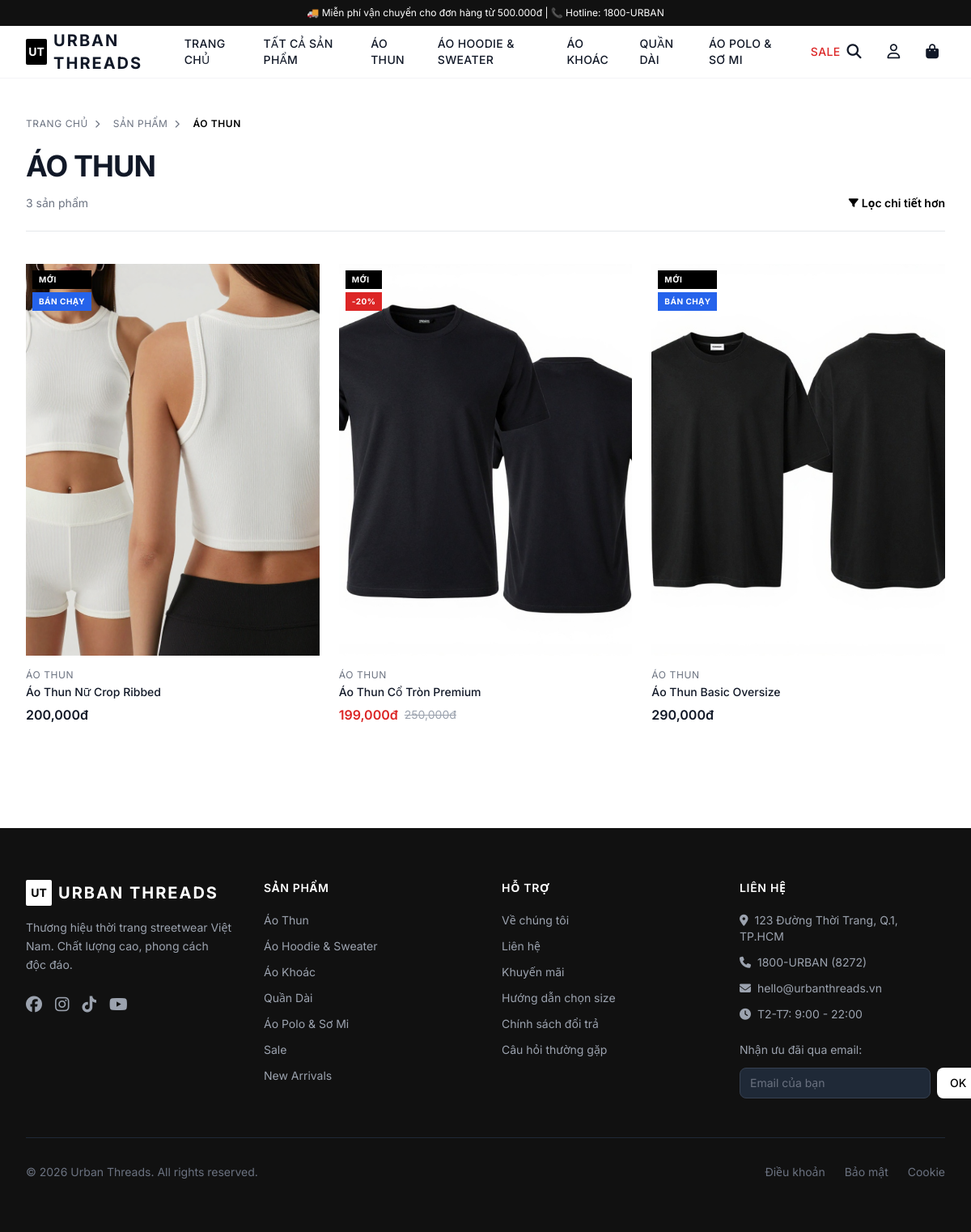
The app's page /products/category/ao-thun/ with its own data.
### products/models.py (models this page shows, shortened)
class Category(models.Model):
    name = models.CharField(max_length=100, verbose_name="Tên danh mục")
    slug = models.SlugField(unique=True, blank=True)
    description = models.TextField(blank=True, verbose_name="Mô tả")
    image = models.ImageField(upload_to='categories/', blank=True, null=True, verbose_name="Ảnh danh mục")
    parent = models.ForeignKey('self', on_delete=models.SET_NULL, null=True, blank=True,
                               related_name='children', verbose_name="Danh mục cha")
    is_active = models.BooleanField(default=True, verbose_name="Hiển thị")
    order = models.IntegerField(default=0, verbose_name="Thứ tự")
    created_at = models.DateTimeField(auto_now_add=True)
    class Meta:
        verbose_name = 'Danh mục'
        verbose_name_plural = 'Danh mục'
        ordering = ['order', 'name']
    def get_absolute_url(self):
        return reverse('category_detail', kwargs={'slug': self.slug})

class Product(models.Model):
    GENDER_CHOICES = [
        ('male', 'Nam'),
        ('female', 'Nữ'),
        ('unisex', 'Unisex'),
    ]
    id = models.UUIDField(primary_key=True, default=uuid.uuid4, editable=False)
    name = models.CharField(max_length=200, verbose_name="Tên sản phẩm")
    slug = models.SlugField(unique=True, blank=True, max_length=250)
    category = models.ForeignKey(Category, on_delete=models.SET_NULL, null=True,
                                 related_name='products', verbose_name="Danh mục")
    description = models.TextField(verbose_name="Mô tả")
    material = models.CharField(max_length=200, blank=True, verbose_name="Chất liệu")
    care_instructions = models.TextField(blank=True, verbose_name="Hướng dẫn bảo quản")
    gender = models.CharField(max_length=10, choices=GENDER_CHOICES, default='unisex', verbose_name="Giới tính")
    base_price = models.DecimalField(max_digits=12, decimal_places=0, verbose_name="Giá gốc (VND)")
    sale_price = models.DecimalField(max_digits=12, decimal_places=0, null=True, blank=True, verbose_name="Giá sale (VND)")
    is_active = models.BooleanField(default=True, verbose_name="Hiển thị")
    is_featured = models.BooleanField(default=False, verbose_name="Nổi bật")
    is_new_arrival = models.BooleanField(default=False, verbose_name="Hàng mới về")
    is_best_seller = models.BooleanField(default=False, verbose_name="Bán chạy")
    total_sold = models.IntegerField(default=0, verbose_name="Tổng đã bán")
    created_at = models.DateTimeField(auto_now_add=True)
    updated_at = models.DateTimeField(auto_now=True)
    class Meta:
        verbose_name = 'Sản phẩm'
        verbose_name_plural = 'Sản phẩm'
        ordering = ['-created_at']
    def get_absolute_url(self):
        return reverse('product_detail', kwargs={'slug': self.slug})
    @property
    def discount_percent(self):
        if self.sale_price and self.base_price > self.sale_price:
            return int(((self.base_price - self.sale_price) / self.base_price) * 100)
        return 0
    @property
    def is_on_sale(self):
        return bool(self.sale_price and self.sale_price < self.base_price)
    @property
    def main_image(self):
        return self.images.filter(is_main=True).first() or self.images.first()

class ProductImage(models.Model):
    product = models.ForeignKey(Product, on_delete=models.CASCADE, related_name='images', verbose_name="Sản phẩm")
    image = models.ImageField(upload_to='products/', verbose_name="Ảnh")
    alt_text = models.CharField(max_length=200, blank=True, verbose_name="Alt text")
    is_main = models.BooleanField(default=False, verbose_name="Ảnh chính")
    color = models.ForeignKey(Color, on_delete=models.SET_NULL, null=True, blank=True, verbose_name="Màu sắc")
    order = models.IntegerField(default=0)
    class Meta:
        verbose_name = 'Ảnh sản phẩm'
        verbose_name_plural = 'Ảnh sản phẩm'
        ordering = ['-is_main', 'order']

### products/views.py (the view)
# urls.py: path('category/<slug:slug>/', views.category_detail, name='category_detail'),
def category_detail(request, slug):
    category = get_object_or_404(Category, slug=slug, is_active=True)
    products = Product.objects.filter(category=category, is_active=True).prefetch_related('images', 'variants')
    paginator = Paginator(products, 12)
    page = request.GET.get('page', 1)
    products_page = paginator.get_page(page)
    return render(request, 'products/category_detail.html', {'category': category, 'products': products_page})

### templates/products/category_detail.html (shortened to what this page needs)
{% extends 'base.html' %}
{% block content %}
<div class="max-w-7xl mx-auto px-4 sm:px-6 lg:px-8 py-8 lg:py-12">
    <nav class="text-xs text-gray-500 uppercase tracking-wider mb-6">
        <ol class="list-none p-0 inline-flex gap-2">
            <li class="flex items-center">
                <a href="{% url 'home' %}" class="hover:text-black">Trang chủ</a>
                <i class="fas fa-chevron-right text-[10px] mx-2"></i>
            </li>
            <li class="flex items-center">
                <a href="{% url 'product_list' %}" class="hover:text-black">Sản phẩm</a>
                <i class="fas fa-chevron-right text-[10px] mx-2"></i>
            </li>
            <li class="text-black font-semibold">{{ category.name }}</li>
        </ol>
    </nav>
    <div class="mb-10 pb-6 border-b border-gray-200">
        <h1 class="text-3xl md:text-4xl font-bold uppercase tracking-tight mb-2">{{ category.name }}</h1>
        <div class="flex justify-between items-center mt-4">
            <span class="text-sm text-gray-500">{{ products.paginator.count }} sản phẩm</span>
            <a href="{% url 'product_list' %}?category={{ category.slug }}" class="text-sm font-semibold text-black hover:underline flex items-center gap-1">
                <i class="fas fa-filter text-xs"></i> Lọc chi tiết hơn
            </a>
        </div>
    </div>
    <div class="grid grid-cols-2 md:grid-cols-3 xl:grid-cols-4 gap-4 sm:gap-6">
        {% for product in products %}
            {% include 'products/includes/product_card.html' with product=product %}
        {% endfor %}
    </div>
</div>
{% endblock %}

### templates/base.html (shortened to what this page needs)
{% load static %}
<!DOCTYPE html>
<html lang="vi" class="scroll-smooth">
<head>
    <script src="https://cdn.tailwindcss.com"></script>
    <link rel="stylesheet" href="https://cdnjs.cloudflare.com/ajax/libs/font-awesome/6.5.0/css/all.min.css">
</head>
<body class="bg-white text-gray-900 font-sans" x-data="{ cartOpen: false, mobileMenuOpen: false, searchOpen: false }">
    <header class="sticky top-0 z-50 bg-white sticky-header" id="main-header">
        <div class="bg-brand text-white text-xs text-center py-2 px-4">
            <p>🚚 Miễn phí vận chuyển cho đơn hàng từ 500.000đ | 📞 Hotline: 1800-URBAN</p>
        </div>
        <nav class="border-b border-gray-100">
            <div class="max-w-7xl mx-auto px-4 sm:px-6 lg:px-8">
                <div class="flex items-center justify-between h-16">
                    <a href="{% url 'home' %}" class="flex items-center gap-2">
                        <div class="w-8 h-8 bg-black rounded-sm flex items-center justify-center">
                            <span class="text-white font-bold text-sm">UT</span>
                        </div>
                        <span class="text-xl font-bold tracking-widest uppercase">Urban Threads</span>
                    </a>
                    <div class="hidden lg:flex items-center gap-8">
                        <a href="{% url 'home' %}" class="nav-link text-sm font-medium uppercase tracking-wide hover:text-accent">Trang chủ</a>
                        <a href="{% url 'product_list' %}" class="nav-link text-sm font-medium uppercase tracking-wide hover:text-accent">Tất cả sản phẩm</a>
                        {% for cat in main_categories %}
                        <a href="{{ cat.get_absolute_url }}" class="nav-link text-sm font-medium uppercase tracking-wide hover:text-accent">{{ cat.name }}</a>
                        {% endfor %}
                        <a href="{% url 'product_list' %}?on_sale=1" class="nav-link text-sm font-medium uppercase tracking-wide text-red-600 hover:text-red-800">SALE</a>
                    </div>
                    <div class="flex items-center gap-4">
                        <button @click="searchOpen = !searchOpen" class="p-2 hover:text-accent transition-colors">
                            <i class="fas fa-search text-lg"></i>
                        </button>
                        <div class="relative" x-data="{ open: false }">
                            <button @click="open = !open" class="p-2 hover:text-accent transition-colors">
                                <i class="far fa-user text-lg"></i>
                            </button>
                        </div>
                        <button @click="cartOpen = true" class="relative p-2 hover:text-accent transition-colors">
                            <i class="fas fa-shopping-bag text-lg"></i>
                        </button>
                    </div>
                </div>
            </div>
        </nav>
    </header>
    <main>
        {% block content %}{% endblock %}
    </main>
    <footer class="bg-brand text-white mt-20">
        <div class="max-w-7xl mx-auto px-4 sm:px-6 lg:px-8 py-16">
            <div class="grid grid-cols-1 md:grid-cols-2 lg:grid-cols-4 gap-10">
                <div>
                    <div class="flex items-center gap-2 mb-4">
                        <div class="w-8 h-8 bg-white rounded-sm flex items-center justify-center">
                            <span class="text-black font-bold text-sm">UT</span>
                        </div>
                        <span class="text-xl font-bold tracking-widest uppercase">Urban Threads</span>
                    </div>
                    <p class="text-gray-400 text-sm leading-relaxed">
                        Thương hiệu thời trang streetwear Việt Nam. Chất lượng cao, phong cách độc đáo.
                    </p>
                    <div class="flex gap-4 mt-6">
                        <a href="#" class="text-gray-400 hover:text-white transition"><i class="fab fa-facebook text-xl"></i></a>
                        <a href="#" class="text-gray-400 hover:text-white transition"><i class="fab fa-instagram text-xl"></i></a>
                        <a href="#" class="text-gray-400 hover:text-white transition"><i class="fab fa-tiktok text-xl"></i></a>
                        <a href="#" class="text-gray-400 hover:text-white transition"><i class="fab fa-youtube text-xl"></i></a>
                    </div>
                </div>
                <div>
                    <h4 class="font-semibold uppercase tracking-wider mb-5 text-sm">Sản phẩm</h4>
                    <ul class="space-y-3 text-sm text-gray-400">
                        {% for cat in main_categories %}
                        <li><a href="{{ cat.get_absolute_url }}" class="hover:text-white transition">{{ cat.name }}</a></li>
                        {% endfor %}
                        <li><a href="{% url 'product_list' %}?on_sale=1" class="hover:text-white transition">Sale</a></li>
                        <li><a href="{% url 'product_list' %}?is_new=1" class="hover:text-white transition">New Arrivals</a></li>
                    </ul>
                </div>
                <div>
                    <h4 class="font-semibold uppercase tracking-wider mb-5 text-sm">Hỗ trợ</h4>
                    <ul class="space-y-3 text-sm text-gray-400">
                        <li><a href="{% url 'about' %}" class="hover:text-white transition">Về chúng tôi</a></li>
                        <li><a href="{% url 'contact' %}" class="hover:text-white transition">Liên hệ</a></li>
                        <li><a href="{% url 'promotions' %}" class="hover:text-white transition">Khuyến mãi</a></li>
                        <li><a href="#" class="hover:text-white transition">Hướng dẫn chọn size</a></li>
                        <li><a href="#" class="hover:text-white transition">Chính sách đổi trả</a></li>
                        <li><a href="#" class="hover:text-white transition">Câu hỏi thường gặp</a></li>
                    </ul>
                </div>
                <div>
                    <h4 class="font-semibold uppercase tracking-wider mb-5 text-sm">Liên hệ</h4>
                    <ul class="space-y-3 text-sm text-gray-400">
                        <li><i class="fas fa-map-marker-alt mr-2"></i>123 Đường Thời Trang, Q.1, TP.HCM</li>
                        <li><i class="fas fa-phone mr-2"></i>1800-URBAN (8272)</li>
                        <li><i class="fas fa-envelope mr-2"></i>hello@urbanthreads.vn</li>
                        <li><i class="fas fa-clock mr-2"></i>T2-T7: 9:00 - 22:00</li>
                    </ul>
                    <div class="mt-6">
                        <p class="text-sm text-gray-400 mb-3">Nhận ưu đãi qua email:</p>
                        <form class="flex gap-2">
                            <input type="email" placeholder="Email của bạn"
                                   class="flex-1 px-3 py-2 bg-gray-800 border border-gray-700 rounded-lg text-sm text-white placeholder-gray-500 focus:outline-none focus:border-white">
                            <button type="submit" class="px-4 py-2 bg-white text-black text-sm font-medium rounded-lg hover:bg-gray-100 transition">
                                OK
                            </button>
                        </form>
                    </div>
                </div>
            </div>
            <div class="border-t border-gray-800 mt-12 pt-8 flex flex-col sm:flex-row justify-between items-center gap-4 text-sm text-gray-500">
                <p>© 2026 Urban Threads. All rights reserved.</p>
                <div class="flex gap-6">
                    <a href="#" class="hover:text-gray-300 transition">Điều khoản</a>
                    <a href="#" class="hover:text-gray-300 transition">Bảo mật</a>
                    <a href="#" class="hover:text-gray-300 transition">Cookie</a>
                </div>
            </div>
        </div>
    </footer>
</body>
</html>

### templates/products/includes/product_card.html (shortened to what this page needs)
<div class="product-card group" data-gendered-product="{% if product.gender == 'female' %}true{% else %}false{% endif %}">
    <div class="relative overflow-hidden mb-4 bg-gray-100 aspect-[3/4]">
        <div class="absolute top-2 left-2 z-10 flex flex-col gap-1">
            {% if product.is_new_arrival %}
            <span class="bg-black text-white text-[10px] font-bold px-2 py-1 uppercase tracking-wider">Mới</span>
            {% endif %}
            {% if product.is_best_seller %}
            <span class="bg-blue-600 text-white text-[10px] font-bold px-2 py-1 uppercase tracking-wider">Bán chạy</span>
            {% endif %}
            {% if product.discount_percent > 0 %}
            <span class="bg-red-600 text-white text-[10px] font-bold px-2 py-1 uppercase tracking-wider">-{{ product.discount_percent }}%</span>
            {% endif %}
        </div>
        <a href="{{ product.get_absolute_url }}" class="block w-full h-full">
            {% with main_img=product.main_image %}
                {% if main_img %}
                    <img src="{{ main_img.image.url }}" alt="{{ product.name }}" class="product-image w-full h-full object-cover">
                {% else %}
                    <div class="w-full h-full flex items-center justify-center bg-gray-200 text-gray-400">No Image</div>
                {% endif %}
            {% endwith %}
        </a>
    </div>
    <div>
        <div class="text-xs text-gray-500 mb-1 uppercase tracking-wider">{{ product.category.name }}</div>
        <h3 class="text-sm font-medium leading-tight mb-2">
            <a href="{{ product.get_absolute_url }}" class="hover:text-accent transition line-clamp-2">
                {{ product.name }}
            </a>
        </h3>
        <div class="flex items-center gap-2">
            {% if product.is_on_sale %}
                <span class="text-red-600 font-semibold">{{ product.sale_price|currency }}</span>
                <span class="text-gray-400 text-sm line-through">{{ product.base_price|currency }}</span>
            {% else %}
                <span class="font-semibold">{{ product.base_price|currency }}</span>
            {% endif %}
        </div>
    </div>
</div>

### records on screen
Category: name "ÁO THUN", name "Áo Thun"
Category: name "ÁO HOODIE & SWEATER", name "Áo Hoodie & Sweater"
Category: name "ÁO KHOÁC", name "Áo Khoác"
Category: name "QUẦN DÀI", name "Quần Dài"
Category: name "ÁO POLO & SƠ MI", name "Áo Polo & Sơ Mi"
Product: is_new_arrival "MỚI", is_best_seller "BÁN CHẠY", main_image.image (picture), category.name "ÁO THUN", name "Áo Thun Nữ Crop Ribbed", base_price "200,000đ"
Product: is_new_arrival "MỚI", discount_percent "20", main_image.image (picture), category.name "ÁO THUN", name "Áo Thun Cổ Tròn Premium", sale_price "199,000đ", base_price "250,000đ"
Product: is_new_arrival "MỚI", is_best_seller "BÁN CHẠY", main_image.image (picture), category.name "ÁO THUN", name "Áo Thun Basic Oversize", base_price "290,000đ"

### other values on screen
{{ products.paginator.count }} "3"
